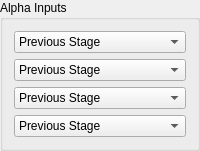
                 <widget class="QGroupBox" name="TevAlphaGroupBox">
                  <property name="sizePolicy">
                   <sizepolicy hsizetype="Preferred" vsizetype="Preferred">
                    <horstretch>0</horstretch>
                    <verstretch>0</verstretch>
                   </sizepolicy>
                  </property>
                  <property name="title">
                   <string>Alpha Inputs</string>
                  </property>
                  <layout class="QVBoxLayout" name="verticalLayout_7">
                   <item>
                    <widget class="QComboBox" name="TevAlpha1ComboBox">
                     <property name="sizePolicy">
                      <sizepolicy hsizetype="Expanding" vsizetype="Fixed">
                       <horstretch>0</horstretch>
                       <verstretch>0</verstretch>
                      </sizepolicy>
                     </property>
                     <item>
                      <property name="text">
                       <string>Previous Stage</string>
                      </property>
                     </item>
                     <item>
                      <property name="text">
                       <string>Color 0</string>
                      </property>
                     </item>
                     <item>
                      <property name="text">
                       <string>Color 1</string>
                      </property>
                     </item>
                     <item>
                      <property name="text">
                       <string>Color 2</string>
                      </property>
                     </item>
                     <item>
                      <property name="text">
                       <string>Texture</string>
                      </property>
                     </item>
                     <item>
                      <property name="text">
                       <string>Rasterized</string>
                      </property>
                     </item>
                     <item>
                      <property name="text">
                       <string>Konst</string>
                      </property>
                     </item>
                     <item>
                      <property name="text">
                       <string>Zero</string>
                      </property>
                     </item>
                    </widget>
                   </item>
                   <item>
                    <widget class="QComboBox" name="TevAlpha2ComboBox">
                     <property name="sizePolicy">
                      <sizepolicy hsizetype="Expanding" vsizetype="Fixed">
                       <horstretch>0</horstretch>
                       <verstretch>0</verstretch>
                      </sizepolicy>
                     </property>
                     <item>
                      <property name="text">
                       <string>Previous Stage</string>
                      </property>
                     </item>
                     <item>
                      <property name="text">
                       <string>Color 0</string>
                      </property>
                     </item>
                     <item>
                      <property name="text">
                       <string>Color 1</string>
                      </property>
                     </item>
                     <item>
                      <property name="text">
                       <string>Color 2</string>
                      </property>
                     </item>
                     <item>
                      <property name="text">
                       <string>Texture</string>
                      </property>
                     </item>
                     <item>
                      <property name="text">
                       <string>Rasterized</string>
                      </property>
                     </item>
                     <item>
                      <property name="text">
                       <string>Konst</string>
                      </property>
                     </item>
                     <item>
                      <property name="text">
                       <string>Zero</string>
                      </property>
                     </item>
                    </widget>
                   </item>
                   <item>
                    <widget class="QComboBox" name="TevAlpha3ComboBox">
                     <property name="sizePolicy">
                      <sizepolicy hsizetype="Expanding" vsizetype="Fixed">
                       <horstretch>0</horstretch>
                       <verstretch>0</verstretch>
                      </sizepolicy>
                     </property>
                     <item>
                      <property name="text">
                       <string>Previous Stage</string>
                      </property>
                     </item>
                     <item>
                      <property name="text">
                       <string>Color 0</string>
                      </property>
                     </item>
                     <item>
                      <property name="text">
                       <string>Color 1</string>
                      </property>
                     </item>
                     <item>
                      <property name="text">
                       <string>Color 2</string>
                      </property>
                     </item>
                     <item>
                      <property name="text">
                       <string>Texture</string>
                      </property>
                     </item>
                     <item>
                      <property name="text">
                       <string>Rasterized</string>
                      </property>
                     </item>
                     <item>
                      <property name="text">
                       <string>Konst</string>
                      </property>
                     </item>
                     <item>
                      <property name="text">
                       <string>Zero</string>
                      </property>
                     </item>
                    </widget>
                   </item>
                   <item>
                    <widget class="QComboBox" name="TevAlpha4ComboBox">
                     <property name="sizePolicy">
                      <sizepolicy hsizetype="Expanding" vsizetype="Fixed">
                       <horstretch>0</horstretch>
                       <verstretch>0</verstretch>
                      </sizepolicy>
                     </property>
                     <item>
                      <property name="text">
                       <string>Previous Stage</string>
                      </property>
                     </item>
                     <item>
                      <property name="text">
                       <string>Color 0</string>
                      </property>
                     </item>
                     <item>
                      <property name="text">
                       <string>Color 1</string>
                      </property>
                     </item>
                     <item>
                      <property name="text">
                       <string>Color 2</string>
                      </property>
                     </item>
                     <item>
                      <property name="text">
                       <string>Texture</string>
                      </property>
                     </item>
                     <item>
                      <property name="text">
                       <string>Rasterized</string>
                      </property>
                     </item>
                     <item>
                      <property name="text">
                       <string>Konst</string>
                      </property>
                     </item>
                     <item>
                      <property name="text">
                       <string>Zero</string>
                      </property>
                     </item>
                    </widget>
                   </item>
                  </layout>
                 </widget>
